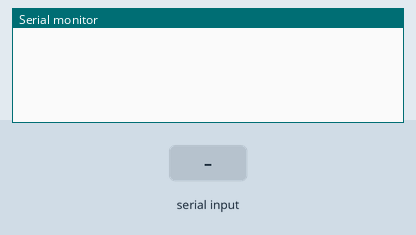
The program below on a simulated Arduino Nano, built with avr-gcc and run on an emulated ATmega328P. Shown: the last lines printed to the serial monitor. The test bench sets the inputs (shaded band).

Above: at 1.2 s.
1.3 s: "Wifi Ready\n" received over the second serial link
At 1.8 s:
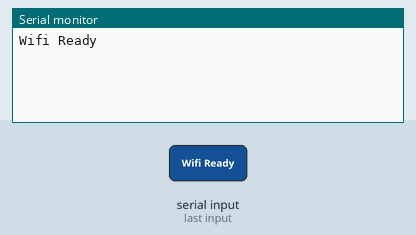
2.8 s: "Going Sleep\n" received over the second serial link
At 4.2 s:
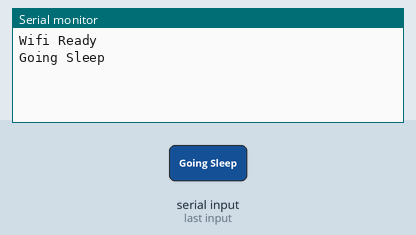

The program:

main.cpp
```cpp
// Host Serial Controller
// This sketch send sensor data in serialized JSON to an ESP01 web client via serial port

#include <Arduino.h>
#include <SoftwareSerial.h>
#define MAX_LEN 50
#define ESP_RESET 5    // D5 connect to ESP01 CHIP_EN (CH_PD) pin
#define SENSING_INTERVAL 600000

char incomingMsg[MAX_LEN];
uint8_t count = 0;

SoftwareSerial espSerial(2, 3);  // rx, tx

void processData() {
  Serial.println(incomingMsg);
  if (strcmp(incomingMsg, "Wifi Ready") == 0) {
    char data[55] = "{\"temp\":23.3, \"ph\":5.8, \"ec\":1.8, \"battery\":3.3}\n";
    espSerial.print(data);
    return;
  }
  if (strcmp(incomingMsg, "Going Sleep") == 0) {
    delay(SENSING_INTERVAL);
    digitalWrite(ESP_RESET, LOW);    // send a pulse to wake up ESP01
    delay(10);
    digitalWrite(ESP_RESET, HIGH);
  }
}

void setup() {
  Serial.begin(74880);
  espSerial.begin(74880);
  pinMode(ESP_RESET, OUTPUT);
  digitalWrite(ESP_RESET, HIGH);
}

void loop() {
  while (espSerial.available() > 0) {
    char c = espSerial.read();
    switch (c) {
      case '\r':
        break;
      case '\n':
        incomingMsg[count] = '\0';
        processData();
        count = 0;
        break;
      default:
        if (count < (MAX_LEN - 1)) {
          incomingMsg[count++] = c;
        }
        break;
    }
  }
}
```

Measured:
- after the input at 1.3 s, the serial monitor: prints a new line at once (image 1)
- after the input at 2.8 s, the serial monitor: prints a new line at once (image 2)
